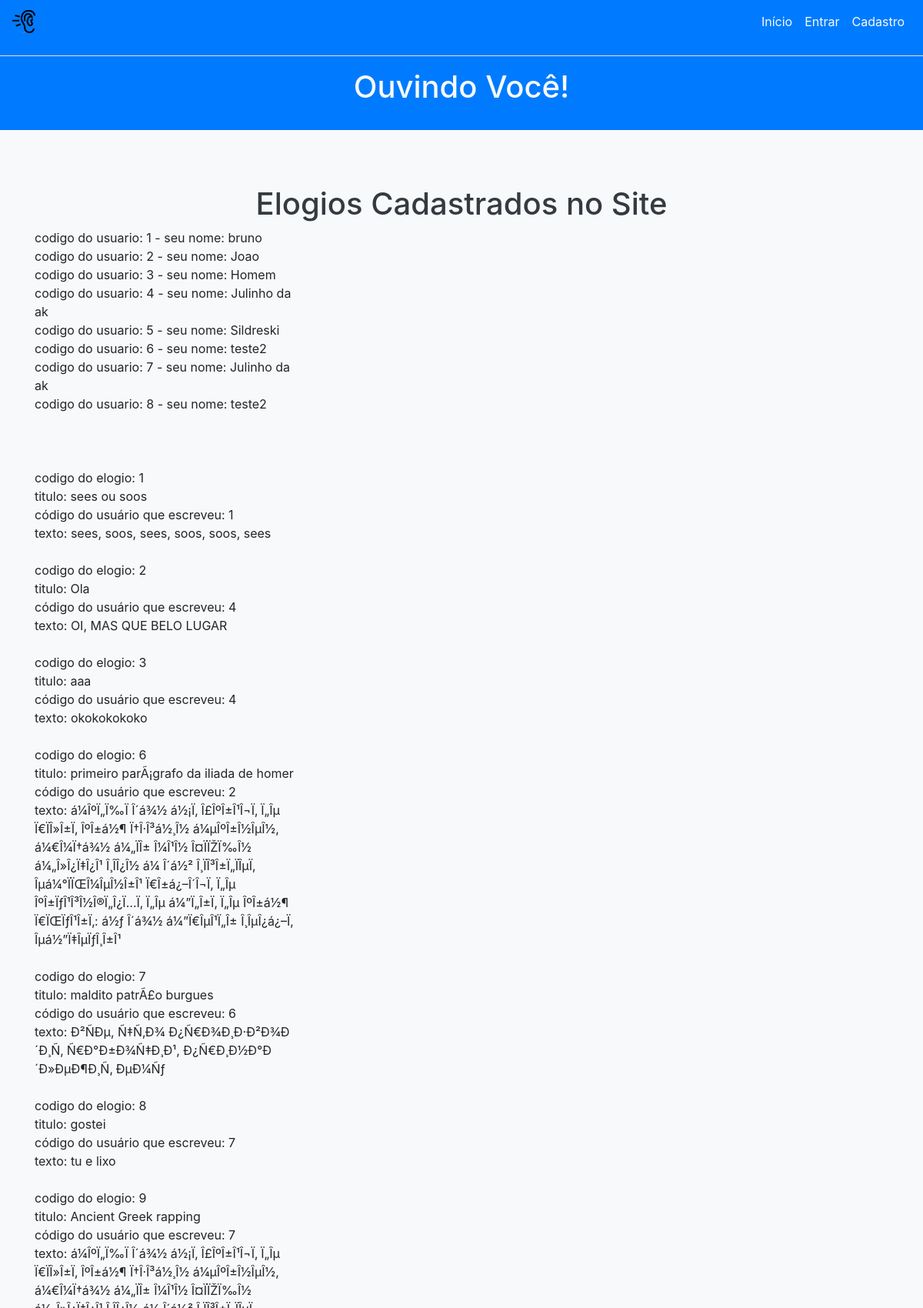
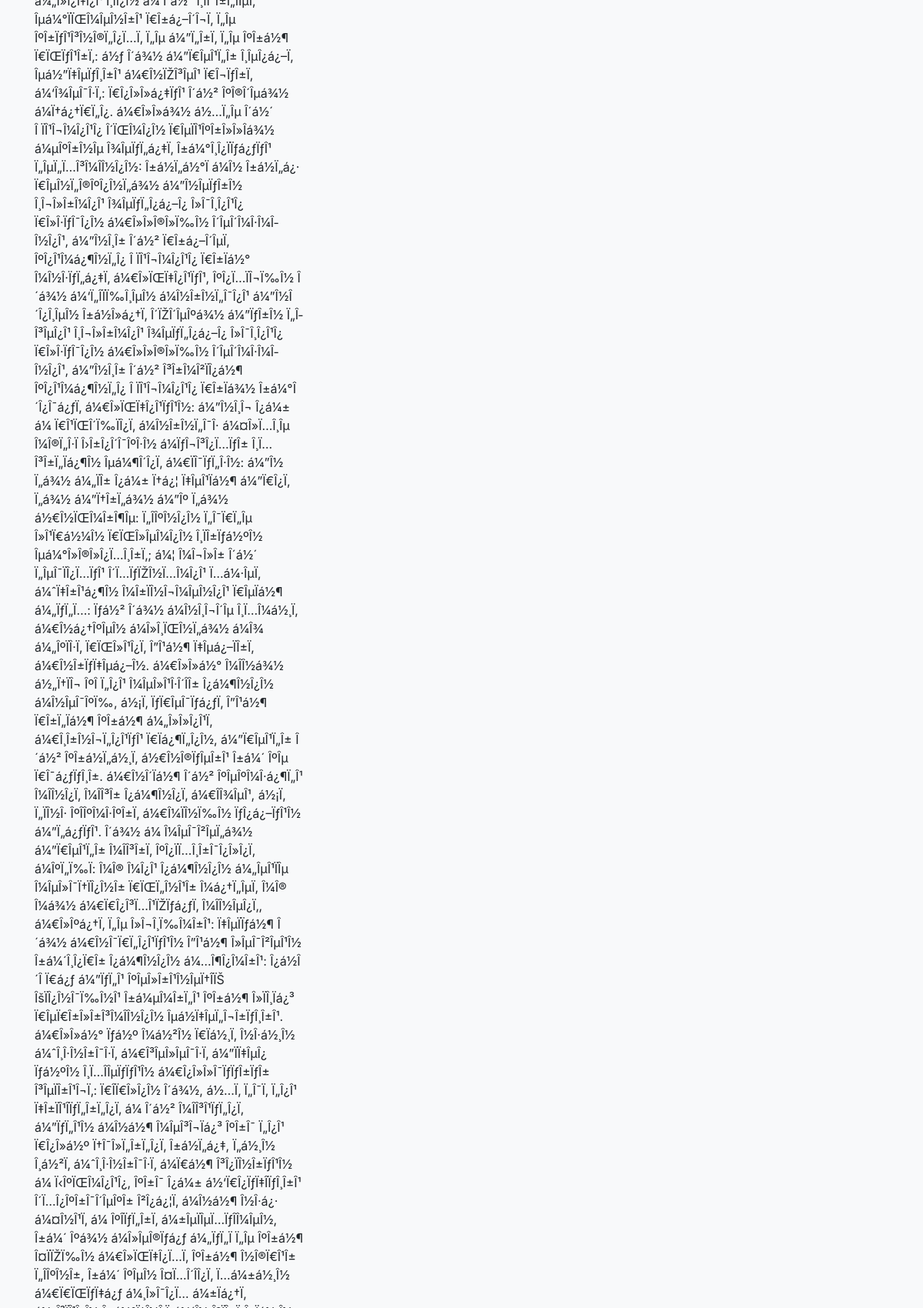
Page /info_elogio.php (upper part) on the committed database (2 pictures, top to bottom).
### tables this page shows
CREATE TABLE `usuario` (
cod_usuario int(5) PRIMARY KEY NOT NULL AUTO_INCREMENT,
nome_completo varchar(150) NOT NULL,
apelido varchar(50) NOT NULL,
senha varchar(150) NOT NULL,
telefone int(33) NOT NULL
);

CREATE TABLE `elogio` (
cod_elogio int(5) PRIMARY KEY NOT NULL AUTO_INCREMENT,
texto_elogio text NOT NULL,
titulo varchar(50) NOT NULL,
elo_cod_usuario int(5) NOT NULL
);

### info_elogio.php (the view, shortened to what this page needs)
<?php
require 'config.php';
?>
<!DOCTYPE html>
<html lang="en">
<head>
    <link rel="stylesheet" href="css/bootstrap.min.css">
    <link rel="stylesheet" href="css/estilo.css">
</head>
<body class="bg-light">
<?php include 'menu.php'; ?>
<br><br><br>
<div class="container">
		<h1 class="text-center text-dark">Elogios Cadastrados no Site</h1>
	<div id="showuser" class="row">
        <div class="col-sm-4 mb-5">
 <?php
 $x = $connect->query("SELECT `cod_usuario`, `apelido` FROM `usuario`;");
 while ($linha = $x->fetch(PDO::FETCH_ASSOC)) {
     echo "codigo do usuario: {$linha['cod_usuario']} - seu nome: {$linha['apelido']}<br /> ";
 }
 echo "<br /> <br /> <br /> ";
 $y = $connect->query("SELECT `cod_elogio`, `titulo`, `texto_elogio`, `elo_cod_usuario` FROM `elogio`;");
 while ($linhaelo = $y->fetch(PDO::FETCH_ASSOC)) {
     echo "codigo do elogio: {$linhaelo['cod_elogio']} <br />  titulo: {$linhaelo['titulo']} <br />  código do usuário que escreveu: {$linhaelo['elo_cod_usuario']} <br /> texto: {$linhaelo['texto_elogio']} <br /><br />";
 }
?>
        </div>
    </div>
</div>
</body>
</html>

### menu.php (shortened to what this page needs)
<div class="bg-primary z-depth-5" id="cabecalho">
	<nav class="navbar navbar-expand-lg navbar-primary bg-bg-primary" >
		<a href="index.php"><img src="img/x.jpg" width="30" height="30" alt=""></a>
			<div class="collapse navbar-collapse" id="navbarSupportedContent">
				<form method="post" action="busca.php" class="form-inline my-2 my-lg-0">
					<ul class="navbar-nav mr-auto">
						<li class="nav-item">
							<a class="nav-link text-light" href="index.php" >Início</a>
						</li>
				    <?php
						if (isset($_SESSION['login'])) {
					?>
					<ul class="navbar-nav mr-auto">
						<li class="nav-item" >
							<a href="sobremim.php"><b class="nav-link text-light"><?= $_SESSION['apelido']; ?></b></a>
						</li>
						<li class="nav-item" >
							<a class="nav-link text-dark" href="logout.php">Sair</a>
						</li>
					</ul>
					<?php
						}else{
					?>
						<li class="nav-item" >
			                <a class="nav-link text-light" href="login.php" >Entrar</a>
			            </li>
			            <li class="nav-item" >
			                <a class="nav-link text-light" href="cadastro.php" >Cadastro</a>
			            </li>
						<?php
							}
						?>
				    </ul>
				</form>
			</div>
		</nav>
		<hr class="bg-light">
		<div class="container bg-primary">
			<h1 class="text-center  text-light">Ouvindo Você!</h1>
		</div>
		<br>
</div>

### rows in the picture
usuario: cod_usuario "1", apelido "bruno"
usuario: cod_usuario "2", apelido "Joao"
usuario: cod_usuario "3", apelido "Homem"
usuario: cod_usuario "4", apelido "Julinho da ak"
usuario: cod_usuario "5", apelido "Sildreski"
usuario: cod_usuario "6", apelido "teste2"
usuario: cod_usuario "7", apelido "Julinho da ak"
usuario: cod_usuario "8", apelido "teste2"
elogio: cod_elogio "1", titulo "sees ou soos", elo_cod_usuario "1", texto_elogio "sees, soos, sees, soos, soos, sees"
elogio: cod_elogio "2", titulo "Ola", elo_cod_usuario "4", texto_elogio "OI, MAS QUE BELO LUGAR"
elogio: cod_elogio "3", titulo "aaa", elo_cod_usuario "4", texto_elogio "okokokokoko"
elogio: cod_elogio "6", titulo "primeiro parÃ¡grafo da iliada de homer", elo_cod_usuario "2", texto_elogio "á¼ÎºÏ„Ï‰Ï Î´á¾½ á½¡Ï‚ Î£ÎºÎ±Î¹Î¬Ï‚ Ï„Îµ Ï€ÏÎ»Î±Ï‚ ÎºÎ±á½¶ Ï†Î·Î³á½¸Î½ á¼µÎºÎ±Î½ÎµÎ½, á¼€Î¼Ï†á¾½ á¼„ÏÎ± Î¼Î¹Î½ Î¤ÏÏŽÏ‰Î½ á¼„Î»Î¿Ï‡Î¿Î¹ Î¸Î­Î¿Î½ á¼ Î´á½² Î¸ÏÎ³Î±Ï„ÏÎµÏ‚ Îµá¼°ÏÏŒÎ¼ÎµÎ½Î±Î¹ Ï€Î±á¿–Î´Î¬Ï‚ Ï„Îµ ÎºÎ±ÏƒÎ¹Î³Î½Î®Ï„Î¿Ï…Ï‚ Ï„Îµ á¼”Ï„Î±Ï‚ Ï„Îµ ÎºÎ±á½¶ Ï€ÏŒÏƒÎ¹Î±Ï‚: á½ƒ Î´á¾½ á¼”Ï€ÎµÎ¹Ï„Î± Î¸ÎµÎ¿á¿–Ï‚ Îµá½”Ï‡ÎµÏƒÎ¸Î±Î¹"
elogio: cod_elogio "7", titulo "maldito patrÃ£o burgues", elo_cod_usuario "6", texto_elogio "Ð²ÑÐµ, Ñ‡Ñ‚Ð¾ Ð¿Ñ€Ð¾Ð¸Ð·Ð²Ð¾Ð´Ð¸Ñ‚ Ñ€Ð°Ð±Ð¾Ñ‡Ð¸Ð¹, Ð¿Ñ€Ð¸Ð½Ð°Ð´Ð»ÐµÐ¶Ð¸Ñ‚ ÐµÐ¼Ñƒ"
elogio: cod_elogio "8", titulo "gostei", elo_cod_usuario "7", texto_elogio "tu e lixo"
elogio: cod_elogio "9", titulo "Ancient Greek rapping", elo_cod_usuario "7"
